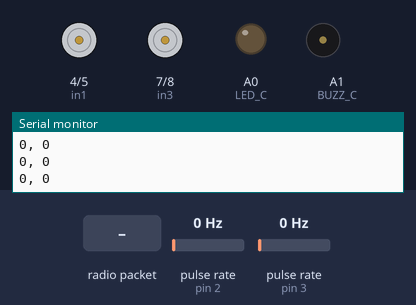
The sketch below on a simulated Arduino Uno, built with avr-gcc and run on an emulated ATmega328P. On the bench: motor-driver pin pairs drawn as motors (green arrow = first pin HIGH = forward, orange = second pin HIGH = backward, longer = more drive, scaled by the enable pin), output pins drawn as LEDs (lit = HIGH), buzzer (waves = sounding, pin HIGH), the last lines printed to the serial monitor. Wiring (inferred from the names in the program): 2 × pulse sensor: data pin 2 / data pin 3. The inputs (shaded band) are chosen by the test bench; at power-on: pulse rate (sensors on pin 2, pin 3) 0 Hz. No radio packets arrive unless stated.

Above: at 1.2 s.
1.3 s: radio packet "1" arrives
At 2.6 s:
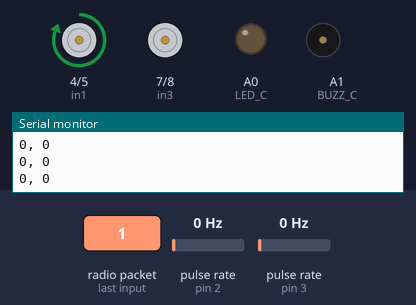
3.8 s: pulse rate (sensor on pin 2) set to 4 Hz
At 4.05 s:
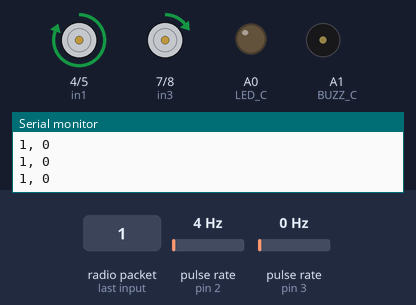
6.8 s: pulse rate (sensor on pin 2) set to 100 Hz
9.4 s: radio packet "2" arrives
At 11.0 s:
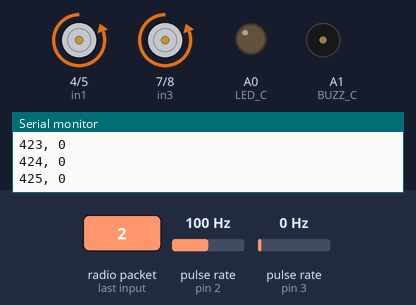
11.9 s: radio packet "3" arrives
At 13.2 s:
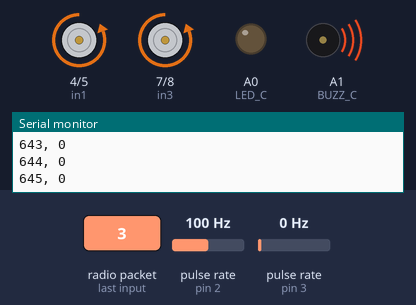
14.4 s: radio packet "0" arrives
At 16.0 s:
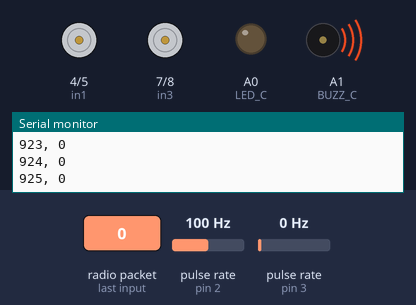
Timing chart, 0 to 17.5 s (numbered marks = the images above; inputs shaded):
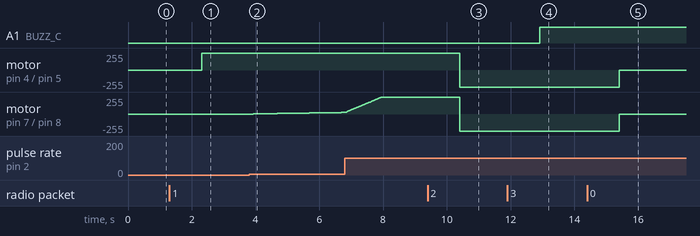

The sketch:

RX.ino
```cpp
#include <LoRa.h>

#define LED_C A0
#define BUZZ_C A1

// Motor A connections
#define enA 6
#define in1 4
#define in2 5

// Motor B connections
#define enB 9
#define in3 7
#define in4 8

#define encoder1Pin 2
#define encoder2Pin 3

volatile long encoder1Count = 0;
volatile long encoder2Count = 0;

long previousTime = 0;
float ePrevious = 0;
float eIntegral = 0;

String LoRaData;
int mv_st = 0;

void setup() {
  Serial.begin(9600);

  pinMode(enA, OUTPUT);
  pinMode(enB, OUTPUT);
  pinMode(in1, OUTPUT);
  pinMode(in2, OUTPUT);
  pinMode(in3, OUTPUT);
  pinMode(in4, OUTPUT);
  pinMode(encoder1Pin, INPUT);
  pinMode(encoder2Pin, INPUT);
  pinMode(LED_C, OUTPUT);
  pinMode(BUZZ_C, OUTPUT);

  attachInterrupt(digitalPinToInterrupt(encoder1Pin), handleEncoder1, RISING);
  attachInterrupt(digitalPinToInterrupt(encoder2Pin), handleEncoder2, RISING);

  while (!Serial);
  Serial.println("LoRa RX");

  if (!LoRa.begin(433E6)) {
    Serial.println("Starting LoRa Failed!");
    while (1);
  }
  LoRa.setSyncWord(0xA5);
  Serial.println("LoRa Initializing OK!");
}

void loop() {
  LoRaData = "";
  int target = encoder1Count;
  int packetSize = LoRa.parsePacket();
  float p = 2.0;
  float i = 0.0;
  float d = 0.0;
  float u = pidController(target, p, i, d);

  if (packetSize) {
    while (LoRa.available()) {
      LoRaData = LoRa.readString();
      Serial.println(LoRaData);
      if (LoRaData == "0") {
        mv_st = 0;
      }
      else if (LoRaData == "1") {
        mv_st = 1;
      }
      else if (LoRaData == "2") {
        mv_st = 2;
      }
      else if (LoRaData == "3") {
        digitalWrite(BUZZ_C, HIGH);
      }
      else {
        Serial.println("Invalid Data!");
        digitalWrite(BUZZ_C, LOW);
      }
    }
  }

  if (mv_st == 0) {
    digitalWrite(in1, LOW);
    digitalWrite(in2, LOW);
    analogWrite(enA, 0);
    digitalWrite(in3, LOW);
    digitalWrite(in4, LOW);
    analogWrite(enB, 0);
  }
  else if (mv_st == 1) {
    moveMotor(u, 1);
    digitalWrite(in1, HIGH);
    digitalWrite(in2, LOW);
    analogWrite(enA, 255);
  }
  else if (mv_st == 2) {
    moveMotor(u, -1);
    digitalWrite(in1, LOW);
    digitalWrite(in2, HIGH);
    analogWrite(enA, 255);
  }

  Serial.print(encoder1Count);
  Serial.print(", ");
  Serial.println(encoder2Count);

}

void handleEncoder1() {
  encoder1Count++;
}

void handleEncoder2() {
  encoder2Count++;
}

void moveMotor(float u, int direction) {
  float speed = fabs(u);
  if (speed > 255) {
    speed = 255;
  }

  if (encoder2Count > encoder1Count) {
    speed = 0;
  }

  if (direction == 1) {
    digitalWrite(in3, HIGH);
    digitalWrite(in4, LOW);
  }
  else if (direction == -1) {
    digitalWrite(in3, LOW);
    digitalWrite(in4, HIGH);
  }
  analogWrite(enB, speed);
}

float pidController(int target, float p, float i, float d) {
  long currentTime = micros();
  float deltaT = ((float)(currentTime - previousTime)) / 1.0e6;

  int e = encoder2Count - target;
  float eDerivative = (e - ePrevious) / deltaT;
  eIntegral = eIntegral + e * deltaT;

  float u = (p * e) + (i * eIntegral) + (d * eDerivative);

  previousTime = currentTime;
  ePrevious = e;

  return u;
}
```

Measured:
- after the input at 1.3 s, motor on pin 4 (in1) / pin 5 (in2): stopped → forward 255/255 after 1.0 s
- after the input at 3.8 s, motor on pin 7 (in3) / pin 8 (in4): moves from stopped to forward 24/255 over 2.8 s, starting after 0.13 s
- after the input at 9.4 s, motor on pin 4 (in1) / pin 5 (in2), motor on pin 7 (in3) / pin 8 (in4): forward 255/255 → backward 255/255 after 1.0 s
- after the input at 11.9 s, A1 (BUZZ_C): LOW → HIGH after 1.0 s
- after the input at 14.4 s, motor on pin 4 (in1) / pin 5 (in2), motor on pin 7 (in3) / pin 8 (in4): backward 255/255 → stopped after 1.0 s
